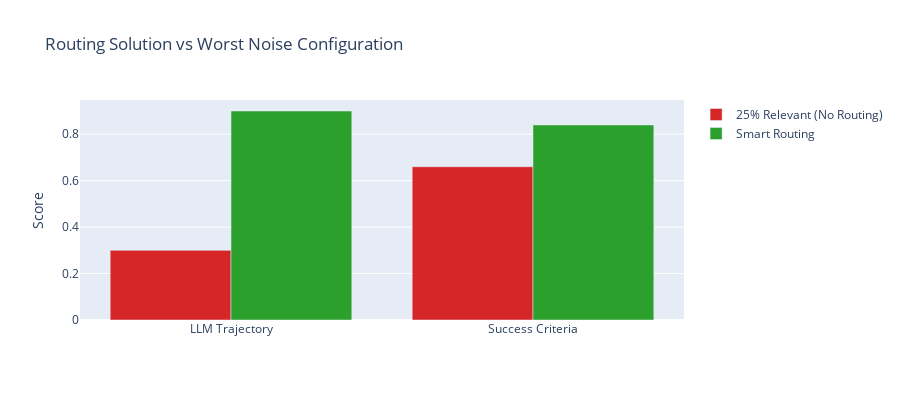

The cell this chart's notebook holds for it:
### Markdown cell above
### Comparing Routing vs Noise

How does smart routing compare to the worst-case noise scenario?

### Code cell
# Plot routing comparison
worst_noise_metrics = get_metrics_from_experiment(noise_experiments["25-pct-relevant"])
routed_metrics = get_metrics_from_experiment(routed_results)

plot_routing_comparison(worst_noise_metrics, routed_metrics)

### Figure 1 — Plotly figure (JSON) as saved in the notebook; plotly's stock layout.template omitted (floating-point values rounded to 4 significant figures)
{"data": [{"marker": {"color": "#d62728"}, "name": "25% Relevant (No Routing)", "type": "bar", "x": ["LLM Trajectory", "Success Criteria"], "y": [0.3, 0.66]}, {"marker": {"color": "#2ca02c"}, "name": "Smart Routing", "type": "bar", "x": ["LLM Trajectory", "Success Criteria"], "y": [0.9, 0.84]}], "layout": {"barmode": "group", "height": 400, "title": {"text": "Routing Solution vs Worst Noise Configuration"}, "yaxis": {"title": {"text": "Score"}}}}
